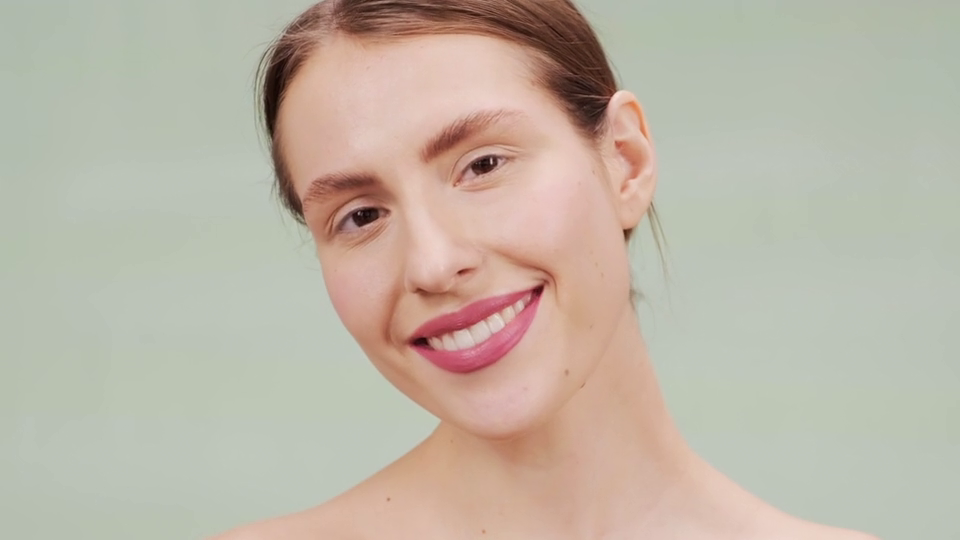
#> input picture frame 28 of Mujer.mp4, 960 x 540 px
$ python ReconocimientoFacial.py
#> lines starting #> are read from the running program, lines starting #| are printed output that depends on the picture; after the words box and inside, x2 and y2 are one past the last pixel; in counts of white or black regions, pixels touching at a corner belong together
# Importar librerías necesarias
import cv2

# Definir la ruta del video
video_path = "/Users/macbookair/Documents/Python Projects/CodePython/Mujer.mp4"

# Inicializar variables y cargar clasificadores
frame_list = []
capture = cv2.VideoCapture(video_path)
face_cascades = cv2.CascadeClassifier(cv2.data.haarcascades + "haarcascade_frontalface_default.xml")  # Clasificador de caras
eye_cascades = cv2.CascadeClassifier(cv2.data.haarcascades + "haarcascade_eye.xml")  # Clasificador de ojos
color = (255, 255, 0)  # Color del rectángulo para caras
eye_box_color = (0, 0, 255)  # Color del rectángulo para ojos
thickness = 3
count = 0

# Procesar el video
while capture.isOpened():
    ret, image = capture.read()
#> image is the input picture: shape (540, 960, 3); mean B, G, R 166.7, 181.1, 190

    if not ret:
        print("No se pudo leer el frame (fin del video). Saliendo...")
        break

    # Convertir el frame a escala de grises
    gray_image = cv2.cvtColor(image, cv2.COLOR_BGR2GRAY)
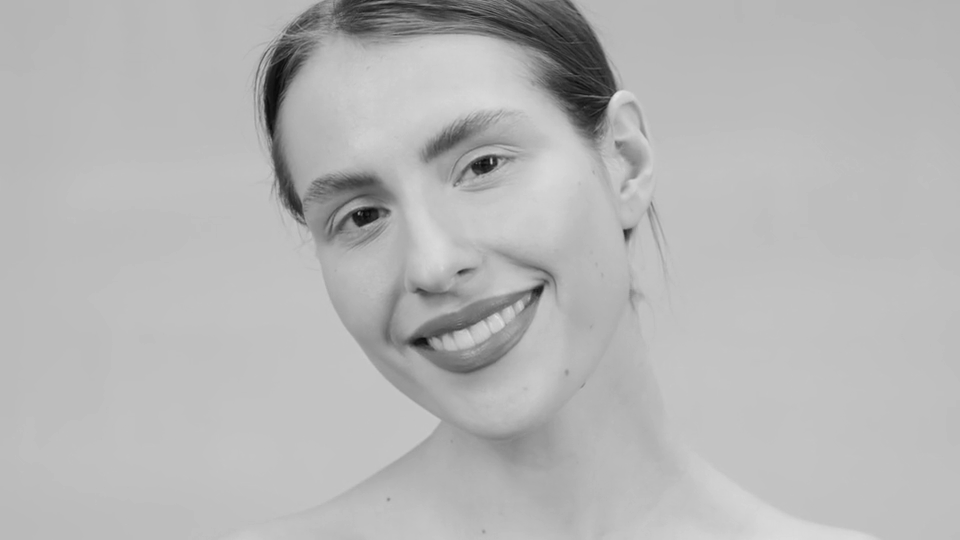
#> gray_image: shape (540, 960); min 9, max 229, mean 182

    # Detectar caras en el frame
    faces = face_cascades.detectMultiScale(gray_image, 1.1, 4)
#> faces = [[215, 21, 409, 409]]

    for (x, y, width, height) in faces:
        # Dibujar rectángulo alrededor de las caras
        cv2.rectangle(image, (x, y), (x + width, y + height), color, thickness)

        # Región de interés para ojos (en la cara detectada)
        roi_gray = gray_image[y:y + height, x:x + width]
        roi_color = image[y:y + height, x:x + width]
        eyes = eye_cascades.detectMultiScale(roi_gray)

        for (ex, ey, ew, eh) in eyes:
            # Dibujar rectángulo alrededor de los ojos
            cv2.rectangle(roi_color, (ex, ey), (ex + ew, ey + eh), eye_box_color, 2)
#> this loop made 1 pass
#> pass 1, `roi_gray = gray_image[y:y + height, x:x + width]`:
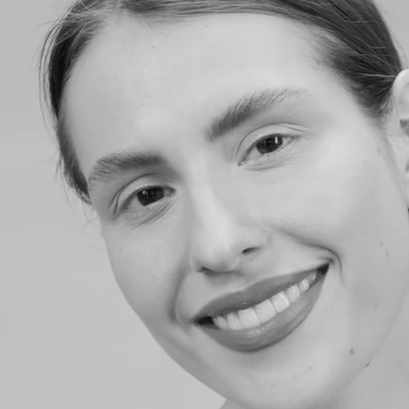
#> roi_gray: shape (409, 409); min 9, max 229, mean 171
#> pass 1, `roi_color = image[y:y + height, x:x + width]`:
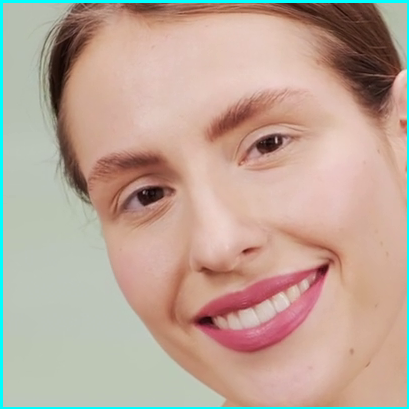
#> roi_color: shape (409, 409, 3); mean B, G, R 152.1, 166.2, 188.8
#> after the loop:
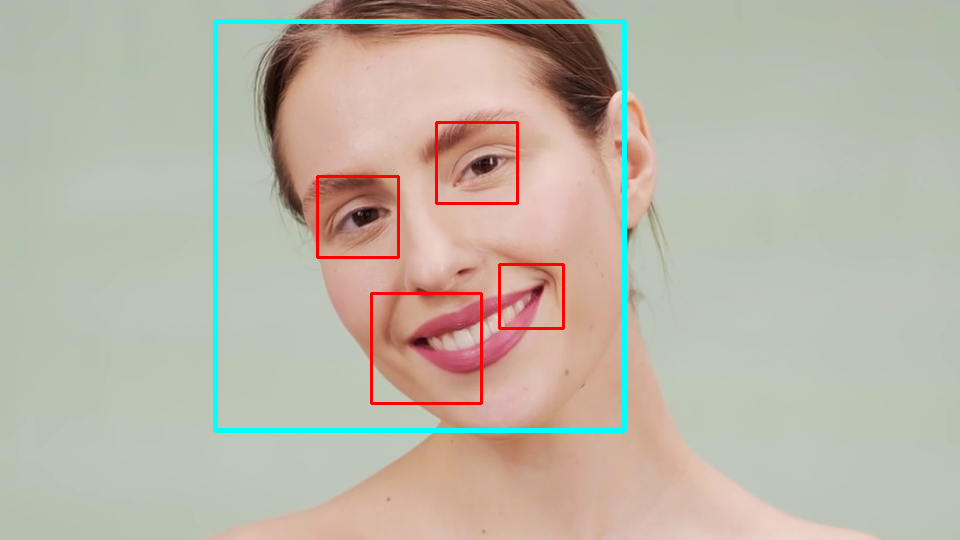
#> image: shape (540, 960, 3); 2.35% of pixels changed, all inside (x1, y1, x2, y2) = (213, 19, 627, 433)
#> after the loop:
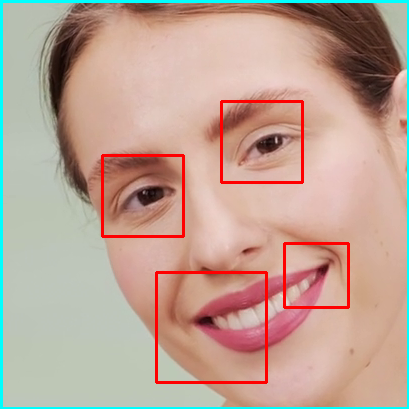
#> roi_color: shape (409, 409, 3); 2.4% of pixels changed, all inside (x1, y1, x2, y2) = (101, 100, 350, 384)

    # Mostrar el frame procesado en una ventana
    cv2.imshow("Detección de Caras y Ojos", image)

    # Guardar el frame en la lista
    frame_list.append(image)

    count += 1
    if count > 200:  # Limitar el número de frames procesados
        break

    # Salir si se presiona la tecla 'q'
    if cv2.waitKey(1) & 0xFF == ord('q'):
#> (key q is pressed here)
        break

# Crear un archivo de video con los frames procesados
if frame_list:
    height, width, _ = frame_list[0].shape
#> height = 540; width = 960
    size = (width, height)
#> size = (960, 540)
    output_path = "faces_and_eyes.mp4"
    frames_per_second = 30
    output = cv2.VideoWriter(output_path, cv2.VideoWriter_fourcc(*"DIVX"), frames_per_second, size)

    for frame in frame_list:
        output.write(frame)
#> this loop made 1 pass

    output.release()
    print(f"Video guardado en: {output_path}")

# Liberar recursos
capture.release()
cv2.destroyAllWindows()

$ run again, starting later in the video
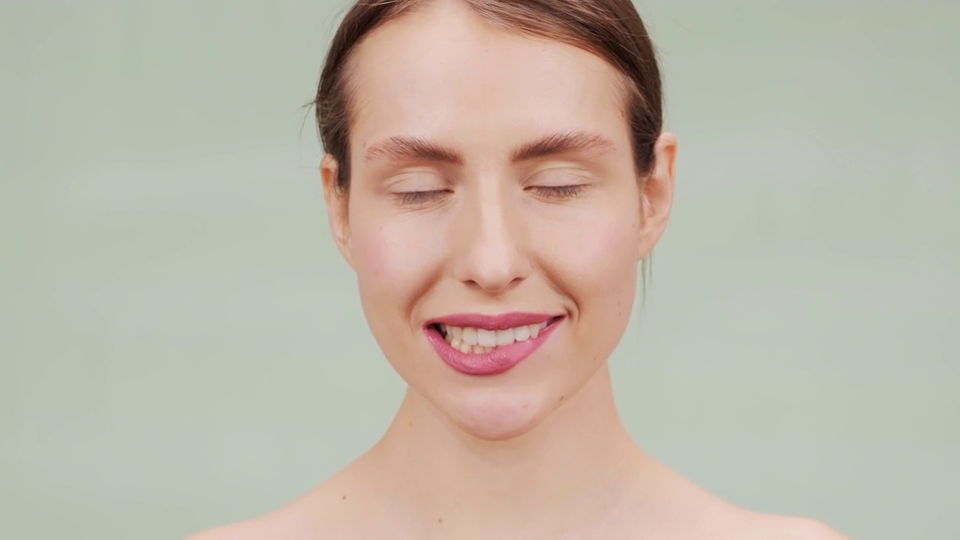
#> input picture frame 129 of Mujer.mp4, 960 x 540 px
#> image is the input picture: shape (540, 960, 3); mean B, G, R 168.1, 182.2, 190
#> `gray_image = cv2.cvtColor(image, cv2.COLOR_BGR2GRAY)`:
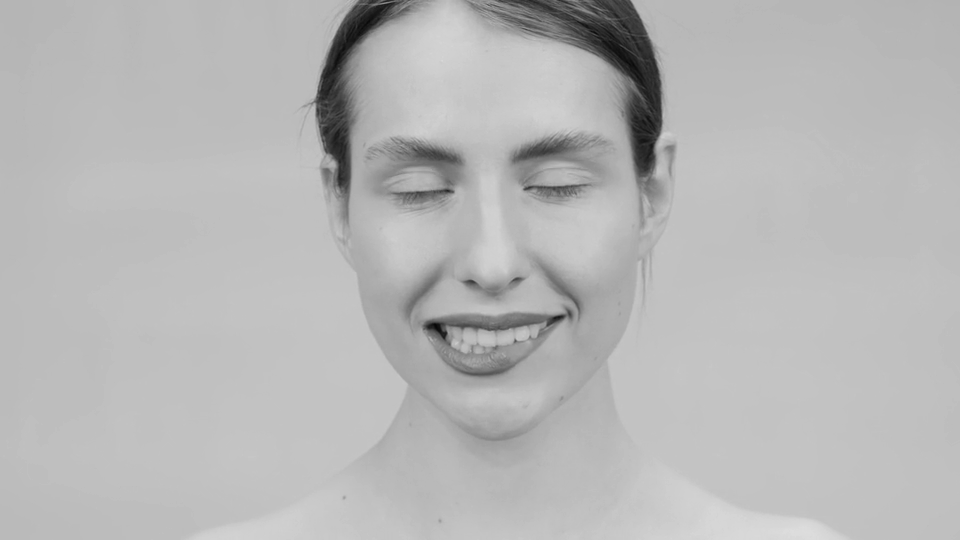
#> gray_image: shape (540, 960); min 7, max 221, mean 182.8
#> faces = [[298, 31, 382, 382]]
#> the loop `for (x, y, width, height) in faces:` made 1 pass
#> after the loop `for (x, y, width, height) in faces:`:
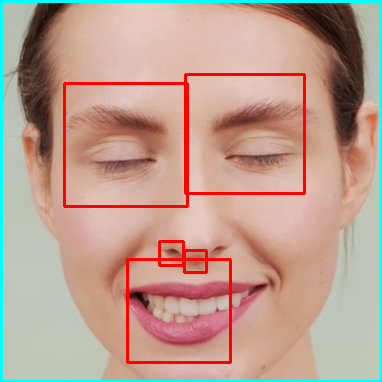
#> roi_color: shape (382, 382, 3); mean B, G, R 144.4, 158.5, 189.8
#> the loop `for frame in frame_list:` made 1 pass

$ run again, starting later in the video
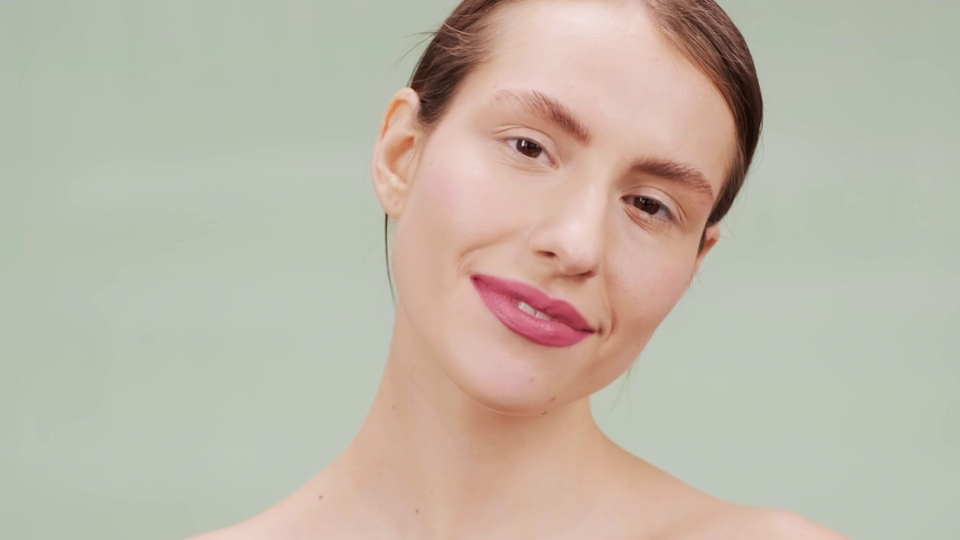
#> input picture frame 230 of Mujer.mp4, 960 x 540 px
#> image is the input picture: shape (540, 960, 3); mean B, G, R 168.5, 183, 191.1
#> `gray_image = cv2.cvtColor(image, cv2.COLOR_BGR2GRAY)`:
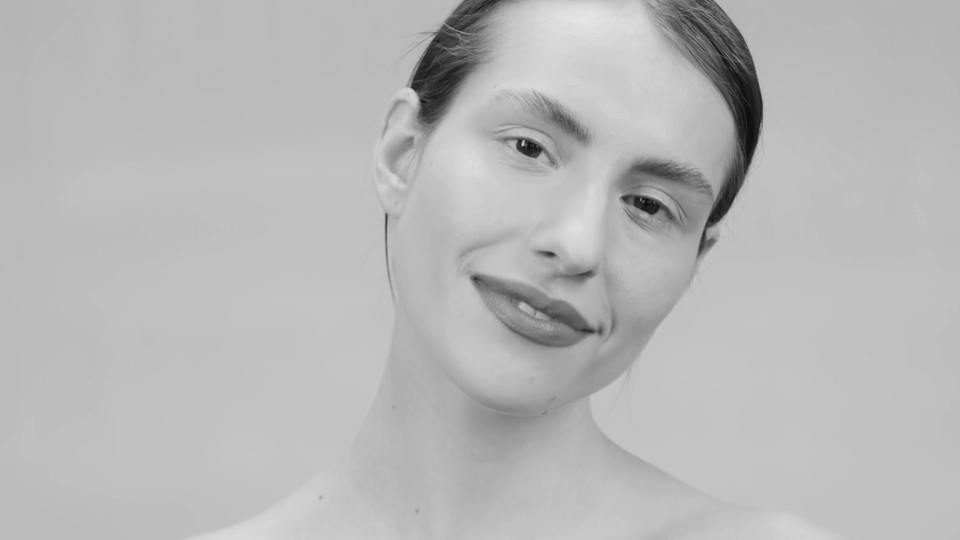
#> gray_image: shape (540, 960); min 7, max 230, mean 183.6
#> faces = [[386, 16, 412, 412]]
#> the loop `for (x, y, width, height) in faces:` made 1 pass
#> (x, y, width, height, eyes) on pass 1: (386, 16, 412, 412, [[225, 155, 70, 70], [102, 88, 84, 84], [115, 256, 99, 99]])
#> after the loop `for (x, y, width, height) in faces:`:
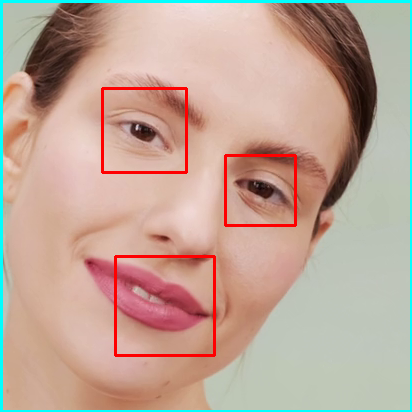
#> roi_color: shape (412, 412, 3); mean B, G, R 150.5, 164.6, 190.8
#> the loop `for frame in frame_list:` made 1 pass
